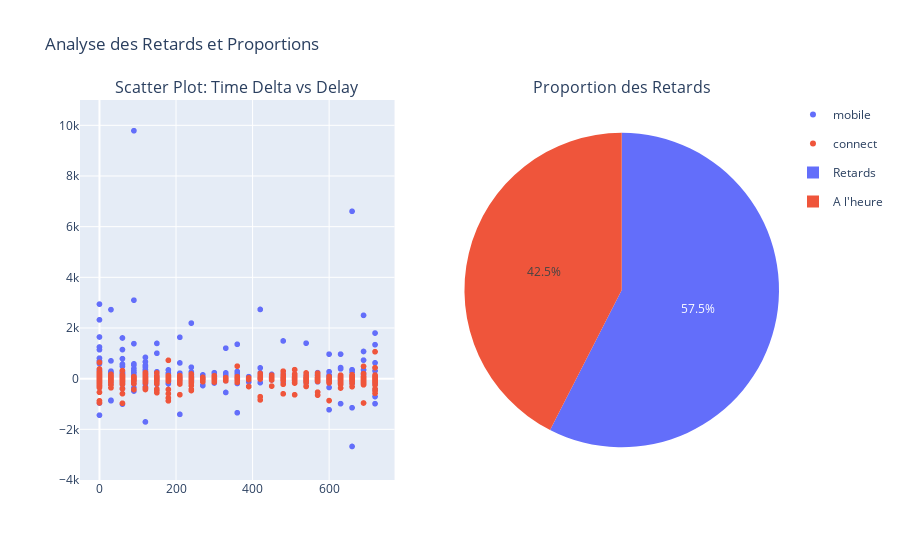

Notebook cell for this chart:
### Code cell
# Supposons que df_delay soit déjà défini
# Première figure : scatter plot avec l'échelle y ajustée
fig1 = px.scatter(df_delay,
                  x='time_delta_with_previous_rental_in_minutes',
                  y='delay_at_checkout_in_minutes',
                  color='checkin_type')

# Calcul de la proportion pour le diagramme à secteurs
total = len(df_delay)
f_retards = len(df_delay[df_delay['delay_at_checkout_in_minutes'] > 0])
f_non_retards = len(df_delay[df_delay['delay_at_checkout_in_minutes'] <= 0])

# Création du DataFrame pour le pie chart
df_delay_pie = pd.DataFrame({
    'Type': ['Retards', 'A l\'heure'],
    'Proportion': [f_retards / total, f_non_retards / total]
})

# Deuxième figure : pie chart
fig2 = px.pie(df_delay_pie, values='Proportion', names='Type')

# Créer une figure avec des sous-graphiques et spécifier le type "domain" pour le pie chart
fig = make_subplots(rows=1, cols=2, 
                    subplot_titles=("Scatter Plot: Time Delta vs Delay", 
                                    "Proportion des Retards"),
                    specs=[[{'type': 'xy'}, {'type': 'domain'}]])

# Ajouter les graphiques à la figure principale
fig.add_trace(fig1.data[0], row=1, col=1)  # Ajouter le scatter plot
# Le scatter plot peut contenir plusieurs traces (par couleur), donc on les ajoute toutes
for trace in fig1.data[1:]:
    fig.add_trace(trace, row=1, col=1)

# Ajouter le pie chart dans la deuxième colonne
fig.add_trace(fig2.data[0], row=1, col=2)

# Ajuster manuellement l'échelle de l'axe y pour la première colonne (scatter plot)
fig.update_yaxes(range=[-4000, 11000], row=1, col=1)

# Mettre à jour la mise en page
fig.update_layout(title_text="Analyse des Retards et Proportions",
                  showlegend=True)

# Afficher la figure combinée
fig.show()

### Figure 1 — Plotly figure (JSON) as saved in the notebook; plotly's stock layout.template omitted (floating-point values rounded to 4 significant figures; data arrays with more than 128 entries replaced by an {"elided": "..."} marker saying what was removed)
{"data": [{"hovertemplate": "checkin_type=mobile<br>time_delta_with_previous_rental_in_minutes=%{x}<br>delay_at_checkout_in_minutes=%{y}<extra></extra>", "legendgroup": "mobile", "marker": {"color": "#636efa", "symbol": "circle"}, "mode": "markers", "name": "mobile", "showlegend": true, "type": "scattergl", "x": {"elided": "17003 int values"}, "xaxis": "x", "y": {"elided": "17003 int values"}, "yaxis": "y"}, {"hovertemplate": "checkin_type=connect<br>time_delta_with_previous_rental_in_minutes=%{x}<br>delay_at_checkout_in_minutes=%{y}<extra></extra>", "legendgroup": "connect", "marker": {"color": "#EF553B", "symbol": "circle"}, "mode": "markers", "name": "connect", "showlegend": true, "type": "scattergl", "x": {"elided": "4307 int values"}, "xaxis": "x", "y": {"elided": "4307 int values"}, "yaxis": "y"}, {"domain": {"x": [0.55, 1], "y": [0, 1]}, "hovertemplate": "Type=%{label}<br>Proportion=%{value}<extra></extra>", "labels": ["Retards", "A l'heure"], "legendgroup": "", "name": "", "showlegend": true, "type": "pie", "values": [0.4413, 0.3258]}], "layout": {"annotations": [{"font": {"size": 16}, "showarrow": false, "text": "Scatter Plot: Time Delta vs Delay", "x": 0.225, "xanchor": "center", "xref": "paper", "y": 1, "yanchor": "bottom", "yref": "paper"}, {"font": {"size": 16}, "showarrow": false, "text": "Proportion des Retards", "x": 0.775, "xanchor": "center", "xref": "paper", "y": 1, "yanchor": "bottom", "yref": "paper"}], "showlegend": true, "title": {"text": "Analyse des Retards et Proportions"}, "xaxis": {"anchor": "y", "domain": [0, 0.45]}, "yaxis": {"anchor": "x", "domain": [0, 1], "range": [-4000, 11000]}}}
